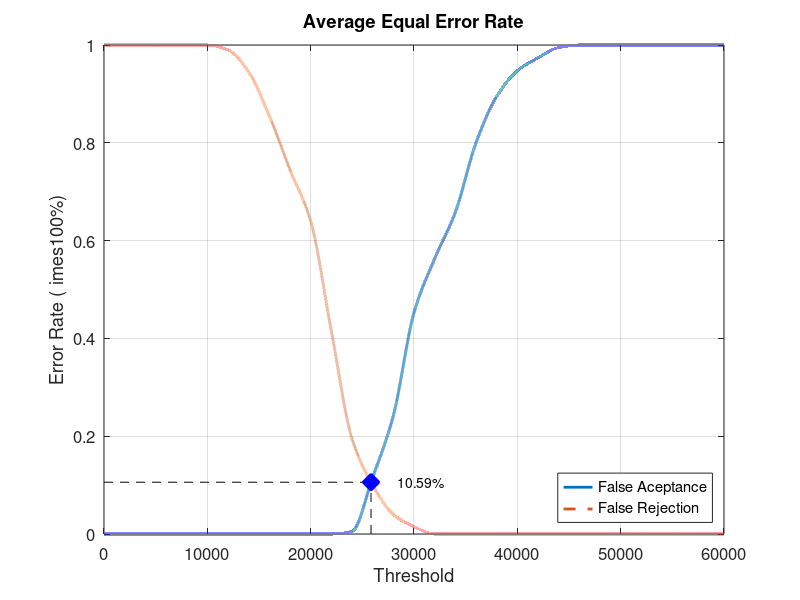
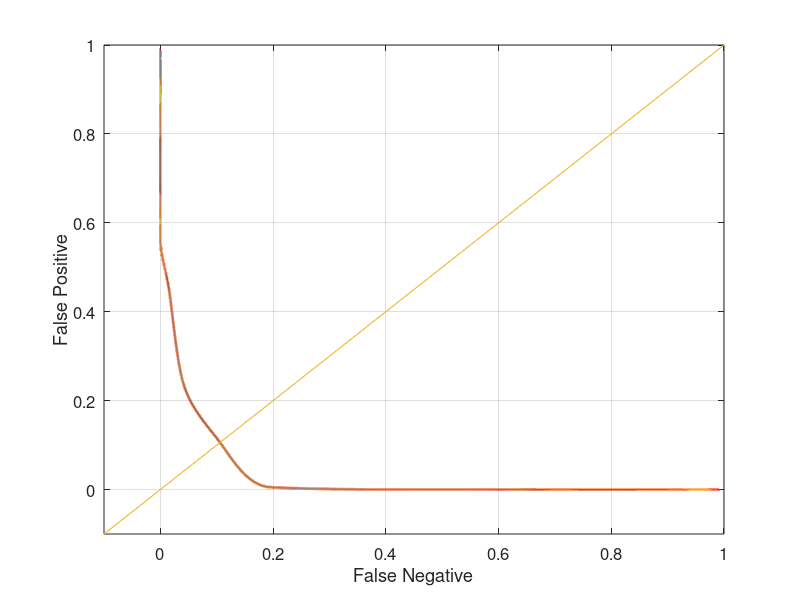

Source code (MATLAB) for these figures, in order:
close all;
clear;
clc;
x = 0:2000:60000;
xq = 0:0.5:60000;

y0 = [0 0 0 0 0 0 0 0 0 0 0 0 0.00526316 0.115789 0.242105 0.452632 0.563158 0.657895 0.8 0.894737 0.947368 0.973684 0.994737 1 1 1 1 1 1 1 1]
yy0 = interp1(x, y0, xq, 'pchip');
y1 = [1 1 1 1 1 1 0.99 0.945 0.855 0.745 0.64 0.415 0.195 0.1 0.04 0.015 0 0 0 0 0 0 0 0 0 0 0 0 0 0 0]
yy1 = interp1(x, y1, xq, 'pchip');

% Calculating EER: 
y2 = abs(y0 - y1);
find(y2 == min(y2))
yy2 = abs(yy0 - yy1);
xEER = find(yy2 == min(yy2));
xEERIndex = xq(xEER) % X-axis EER
yEER = yy0(xEER) % Y-axis EER

main = figure
plot(xq, yy0,'-','LineWidth', 2);	hold on
plot(xq, yy1,'--','LineWidth', 2);	hold on
plot([xEERIndex xEERIndex], [0 yEER], 'k--');	hold on
plot([0 xEERIndex], [yEER yEER], 'k--');	hold on
plot(xEERIndex, yEER, 'bx', 'LineWidth', 10);	hold on
text(xEERIndex + 10 * xEERIndex / 100, yEER, [num2str(round((10000 * yEER)) / 100) '%'])
legend('False Aceptance', 'False Rejection', 'Location', 'SouthEast')
xlabel('Threshold')
ylabel('Error Rate (	imes100%)')
title('Average Equal Error Rate')
set(gca, 'FontSize', 12)
axis([0 60000 0 1])
grid on

print(main, 'Database1_2Main', '-dpng');
FNRxFPR = figure('Color', [1 1 1]);
plot(yy1, yy0, '-', yy1, yy0, 'LineWidth', 2);
hold on
y = -0.1:0.1:1
plot(y, y); 
set(gca, 'FontSize', 12)
xlabel('False Negative')
ylabel('False Positive')
axis([-0.1 1 -0.1 1])
set(gca, 'FontSize', 12)
grid on

print(FNRxFPR, 'Database1_2FNRxFPR','-dpng');
